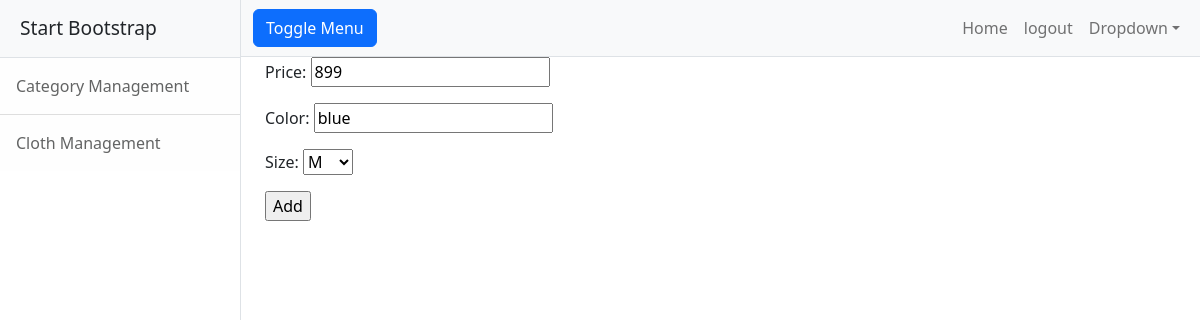
Screenshot of /varients/3/change (signed in) with the database file from the repository.
### yousta/models.py (models this page shows, shortened)
class ClothVarients(models.Model): #churidars on dif clr size,prize
    price=models.PositiveIntegerField()
    color=models.CharField(max_length=100)
    options=(
        ("S","S"),
        ("M","M"),
        ("L","L"),
        ("XL","XL"),
        ("XXl","XXL")
    )
    size=models.CharField(max_length=200,choices=options,default="M")
    cloth=models.ForeignKey(Cloths,on_delete=models.CASCADE)

### yousta/views.py (the view, shortened to what this page needs)
# urls.py: path("varients/<int:pk>/change",ClothVarientUpdateView.as_view(),name="update-varient"),
@method_decorator(decs,name="dispatch")
class ClothVarientUpdateView(UpdateView):
    template_name="yousta/varient_edit.html"
    form_class=ClothVarientForm
    model=ClothVarients
    success_url=reverse_lazy("cloth-list")

### yousta/forms.py
class ClothVarientForm(forms.ModelForm):
    class Meta:
        model=ClothVarients
        exclude=("cloth",) #tuple is immutable so tuble is used

### yousta/views.py (called while the page is built)
def signin_required(fn):
    def wrapper(request,*args,**kwargs):
        if not request.user.is_authenticated:
            messages.error(request,"invalid session")
            return redirect("signin")
        else:
            return fn(request,*args,**kwargs)
    return wrapper

def is_admin(fn):
    def wrapper(request,*args,**kwargs):
        if not request.user.is_superuser:
            messages.error(request,"permission denied for current user")
            return redirect("signin")
        else:
            return fn(request,*args,**kwargs)
    return wrapper

### yousta/templates/yousta/varient_edit.html (shortened to what this page needs)
{%extends 'yousta/base.html'%}
{%block body_block%}
<div class="container">
    <form action="" method="post" enctype="multipart/form-data">
        {{form.as_p}}
        <input type="submit" value="Add">
    </form>
</div>
{%endblock%}

### rows the page displays
ClothVarients: price "899", color "blue", size "M"
